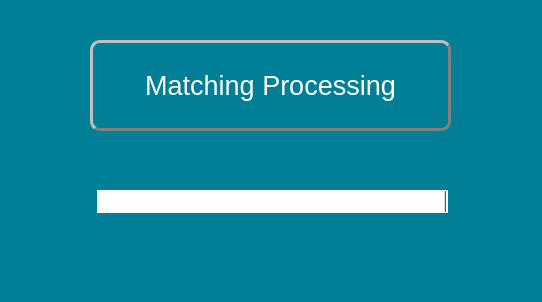
<?xml version="1.0" encoding="UTF-8"?>
<ui version="4.0">
 <class>CustomerGP</class>
 <widget class="QDialog" name="CustomerGP">
  <property name="geometry">
   <rect>
    <x>0</x>
    <y>0</y>
    <width>542</width>
    <height>302</height>
   </rect>
  </property>
  <property name="minimumSize">
   <size>
    <width>0</width>
    <height>0</height>
   </size>
  </property>
  <property name="maximumSize">
   <size>
    <width>1280</width>
    <height>685</height>
   </size>
  </property>
  <property name="font">
   <font>
    <weight>50</weight>
    <bold>false</bold>
    <strikeout>false</strikeout>
   </font>
  </property>
  <property name="mouseTracking">
   <bool>false</bool>
  </property>
  <property name="tabletTracking">
   <bool>false</bool>
  </property>
  <property name="windowTitle">
   <string>Loading</string>
  </property>
  <property name="layoutDirection">
   <enum>Qt::RightToLeft</enum>
  </property>
  <property name="styleSheet">
   <string notr="true">background-color: qlineargradient(spread:pad, x1:0, y1:0, x2:1, y2:0, stop:0 #007f97, stop:1 #007f97);border-style: outset;
</string>
  </property>
  <widget class="QLabel" name="label">
   <property name="geometry">
    <rect>
     <x>90</x>
     <y>40</y>
     <width>361</width>
     <height>91</height>
    </rect>
   </property>
   <property name="font">
    <font>
     <pointsize>20</pointsize>
     <weight>50</weight>
     <bold>false</bold>
     <strikeout>false</strikeout>
    </font>
   </property>
   <property name="styleSheet">
    <string notr="true">background-color: qradialgradient(
                                        cx: 0.3, cy: -0.4, fx: 0.3, fy: -0.4,
                                        radius: 1.35, stop: 0 #007f97, stop: 1 #4c3f77);
                                        border-style: outset;
                                        border-width: 3px;
                                        border-radius: 10px;
                                        border-color: Gray;
                                        min-width: 6em;
                    color:#ffffff;</string>
   </property>
   <property name="text">
    <string>Matching Processing</string>
   </property>
   <property name="alignment">
    <set>Qt::AlignCenter</set>
   </property>
  </widget>
  <widget class="QProgressBar" name="progressBar">
   <property name="geometry">
    <rect>
     <x>97</x>
     <y>190</y>
     <width>351</width>
     <height>23</height>
    </rect>
   </property>
   <property name="styleSheet">
    <string notr="true">background-color: rgb(255, 255, 255);</string>
   </property>
   <property name="value">
    <number>0</number>
   </property>
   <property name="textVisible">
    <bool>false</bool>
   </property>
  </widget>
 </widget>
 <resources>
  <include location="test.qrc"/>
 </resources>
 <connections/>
</ui>
